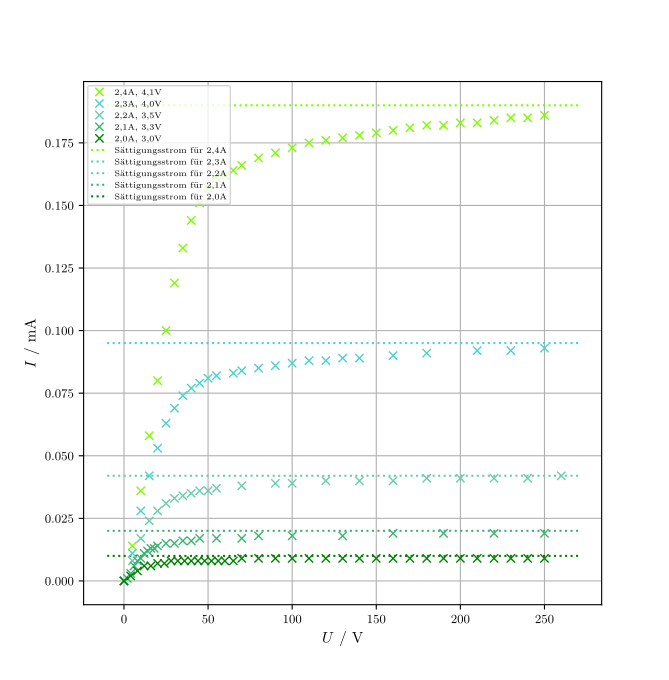

Source code (Python):
from uncertainties import ufloat
import numpy as np
import matplotlib.pyplot as plt
from scipy.optimize import curve_fit
from scipy import stats
import uncertainties.unumpy as unp
import scipy.constants as con

u1, i1 = np.genfromtxt('a1.txt', unpack=True)
u2, i2 = np.genfromtxt('a2.txt', unpack=True)
u3, i3 = np.genfromtxt('a3.txt', unpack=True)
u4, i4 = np.genfromtxt('a4.txt', unpack=True)
u5, i5 = np.genfromtxt('a5.txt', unpack=True)
################## a ####################
plt.plot(u5,i5, 'x',color='lawngreen',  label=         '2,4A, 4,1V')
plt.hlines(0.19, -10, 270, color='lawngreen', linestyles='dotted', label='Sättigungsstrom für 2,4A')
plt.plot(u4,i4, 'x',color='mediumturquoise',  label=   '2,3A, 4,0V')
plt.hlines(0.095, -10, 270, color='mediumturquoise', linestyles='dotted', label='Sättigungsstrom für 2,3A')
plt.plot(u3,i3, 'x',color='mediumaquamarine',  label=  '2,2A, 3,5V')
plt.hlines(0.042, -10, 270, color='mediumaquamarine', linestyles='dotted', label='Sättigungsstrom für 2,2A')
plt.plot(u2,i2,'x', color='mediumseagreen',  label=    '2,1A, 3,3V')
plt.hlines(0.02, -10, 270, color='mediumseagreen', linestyles='dotted', label='Sättigungsstrom für 2,1A')
plt.plot(u1,i1,'x', color='g',  label=                 '2,0A, 3,0V')
plt.hlines(0.01, -10, 270, color='g', linestyles='dotted', label='Sättigungsstrom für 2,0A')
plt.ylabel(r'$I$ / mA')
plt.xlabel(r'$U$ / V')
plt.legend(loc='upper left', prop={'size': 6})
plt.grid()
plt.show()
plt.close()


#Is in mA 
#0,010 #0.01
#0,020 #0.02
#0,045 #0.042
#0,100 #0.095
#0,200 #0.19

###################### b ####################
lnIb = np.log(i5[1:]) #ln(mA)
lnUb = np.log(u5[1:])

def fb(x, a, b):
    return a * x + np.log(b)

paramsb, covb = curve_fit(fb, lnUb[0:4], lnIb[0:4])
errb = np.sqrt(np.diag(covb))

xx = np.linspace(2.3, 4, 1000)

print('\n\n', 'zu b)\n a = ', paramsb[0], '\pm', errb[0], '\n b= ', paramsb[1], '\pm', errb[1])
plt.plot(lnUb[0:4], lnIb[0:4], 'x', color='mediumaquamarine', label='Raumladungsgebiet')
plt.plot(lnUb[5:], lnIb[5:], 'gx', label='Sättigungsgebiet')
plt.plot(xx, fb(xx, *paramsb), color ='black', label='Fit')
plt.legend(loc='best')
plt.xlabel(r'$\ln(U/U_0)$')
plt.ylabel(r'$\ln(I/I_0)$')
plt.grid()
plt.show()
#zu b)
# a =  1.120140106777639 \pm 0.02580566625009295 
# b=  0.002757510718960697 \pm 0.0002011777662117039
plt.close()

###################### c #####################
Uc, Ic = np.genfromtxt('b.txt', unpack='true')#I/nA, U/V
Icc = Ic * 1e-9 #I in A
UUc = Uc + 1e6 * Icc
lnIc = np.log(Ic)

print('\n\n', 'zu c)\n Korrigierte Spannungen: ', UUc, 'V')

def fc(x, a, b):
    return a * x + np.log(b)

paramscc, covcc = curve_fit(fc, UUc, lnIc)
errcc = np.sqrt(np.diag(covcc))

xxc = np.linspace(UUc[0], 1, 1000)
print('\nA = ', paramscc[0], '\pm', errcc[0])
print('B = ', paramscc[1], '\pm', errcc[1])
plt.plot(UUc, lnIc, 'gx', label='Messwerte')
plt.plot(xxc, fc(xxc, *paramscc), color ='grey', label='Fit')
plt.xlabel(r'$U \:/\: V$')
plt.ylabel(r'$\ln(I/I_0)$')
plt.legend(loc='best')
plt.grid()
plt.show()
plt.close()

Ac = ufloat(paramscc[0], errcc[0])
Tc = -con.e / (con.k * Ac)
print('\nT = ', Tc)
# zu c)
# Korrigierte Spannungen:  [0.054   0.107   0.1615  0.2169  0.273   0.3298  0.38747 0.44555 0.50415
# 0.56305 0.62225 0.6816  0.7412  0.80086 0.86065 0.92046 0.98033 1.00028] V
#
#A =  -5.075489590949637 \pm 0.04725175784359283
#B =  50.31667997312228 \pm 1.4594726683389092
#T =  2286+/-21

######################### d #################
Ud = np.array([3.0, 3.3, 3.5, 4.0, 4.1])
Id = np.array([2.0, 2.1, 2.2, 2.3, 2.4])
f = 0.35
nn = 0.28
sig = 5.7e-12
T = ((Id * Ud - 0.9)/(f * nn * sig))**(1/4)
print('\n\n', 'zu d) \nT = ', T)
Tmean = ufloat(np.mean(T), stats.sem(T))
print('Durchschnitt T: ', np.mean(T), r'\pm', stats.sem(T))

# zu d) 
#T =  [1738.27030514 1812.60884626 1867.89300329 1963.33446436 2000.13425071]
#Durchschnitt T:  1876.4481739529456 \pm 48.004815997264664

####################### e ##################

#Is in mA 

#0,010 #0.01
#0,020 #0.02
#0,045 #0.042
#0,100 #0.095
#0,200 #0.19
I_s = np.array([0.01, 0.02, 0.042, 0.95, 0.19])#in mA
I_s = I_s * 1e-3 #in A
print('\nT:', T)

W = -np.log((I_s * con.h**3)/(4 * np.pi * con.e * con.m_e * f*1e-4 * con.k**2 * T**2)) * con.k * T #in J
W = W / con.e #6.242e18 #in eV
w_mean = np.mean(W)
w_std = np.std(W)
print('\n\n', 'zu e) \nW = ', W, '\nDurchschnitt = ',w_mean, '\pm' ,w_std)

# zu e) 
#W =  [4.51973815 4.61784201 4.63782766 4.75656624 4.72424343] 
#Durchschnitt =  4.651243498176626 \pm 0.08367935310731033
